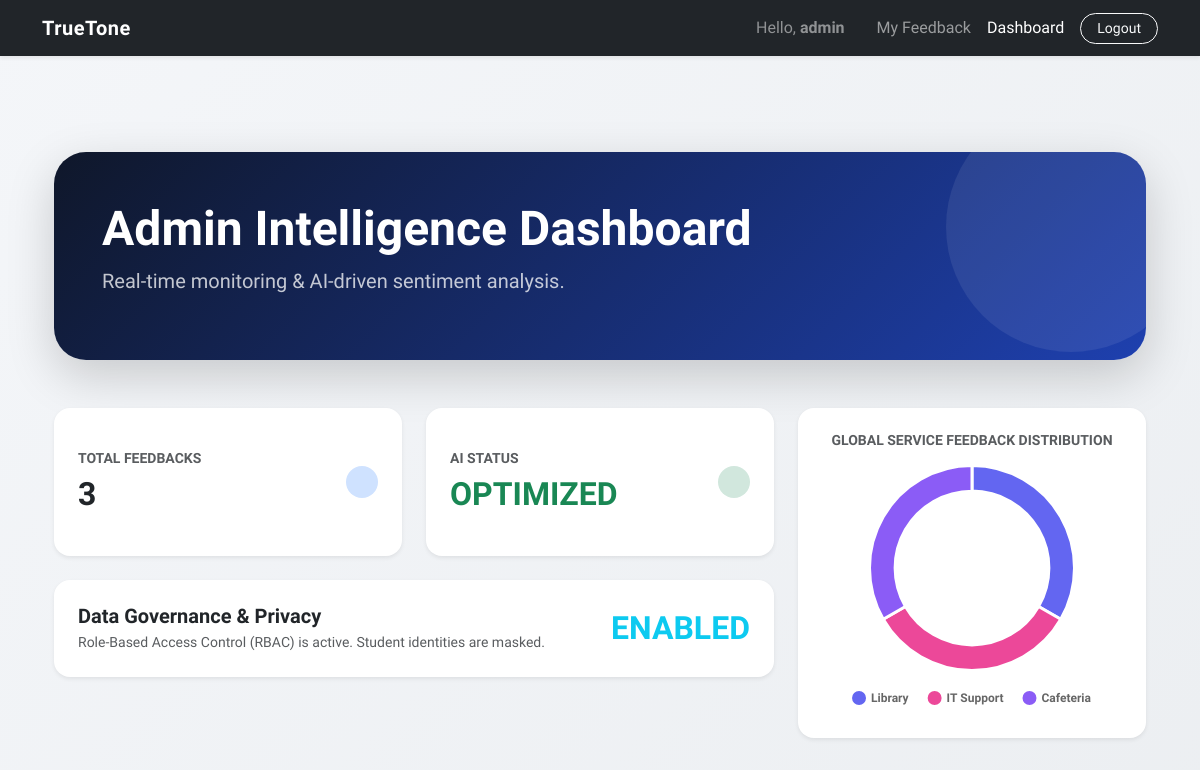
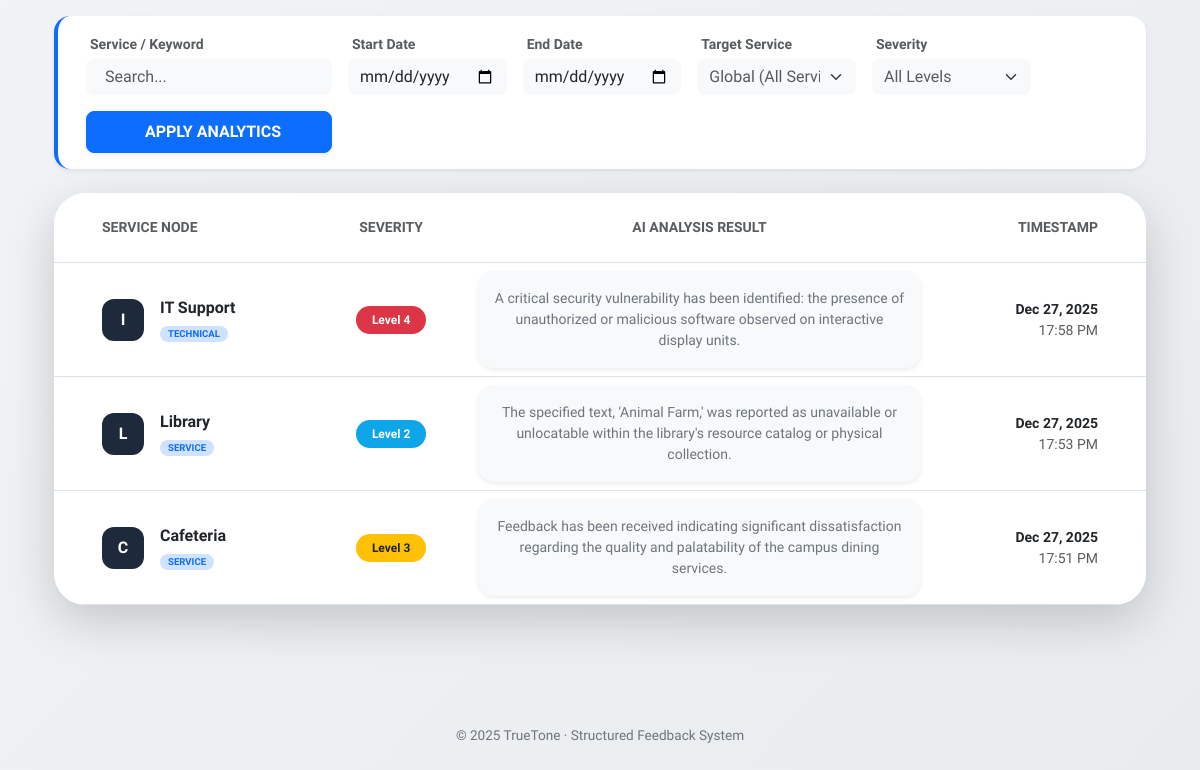
The page /feedback/dashboard/ (signed in) on the database as committed earlier (2 pictures, top to bottom).
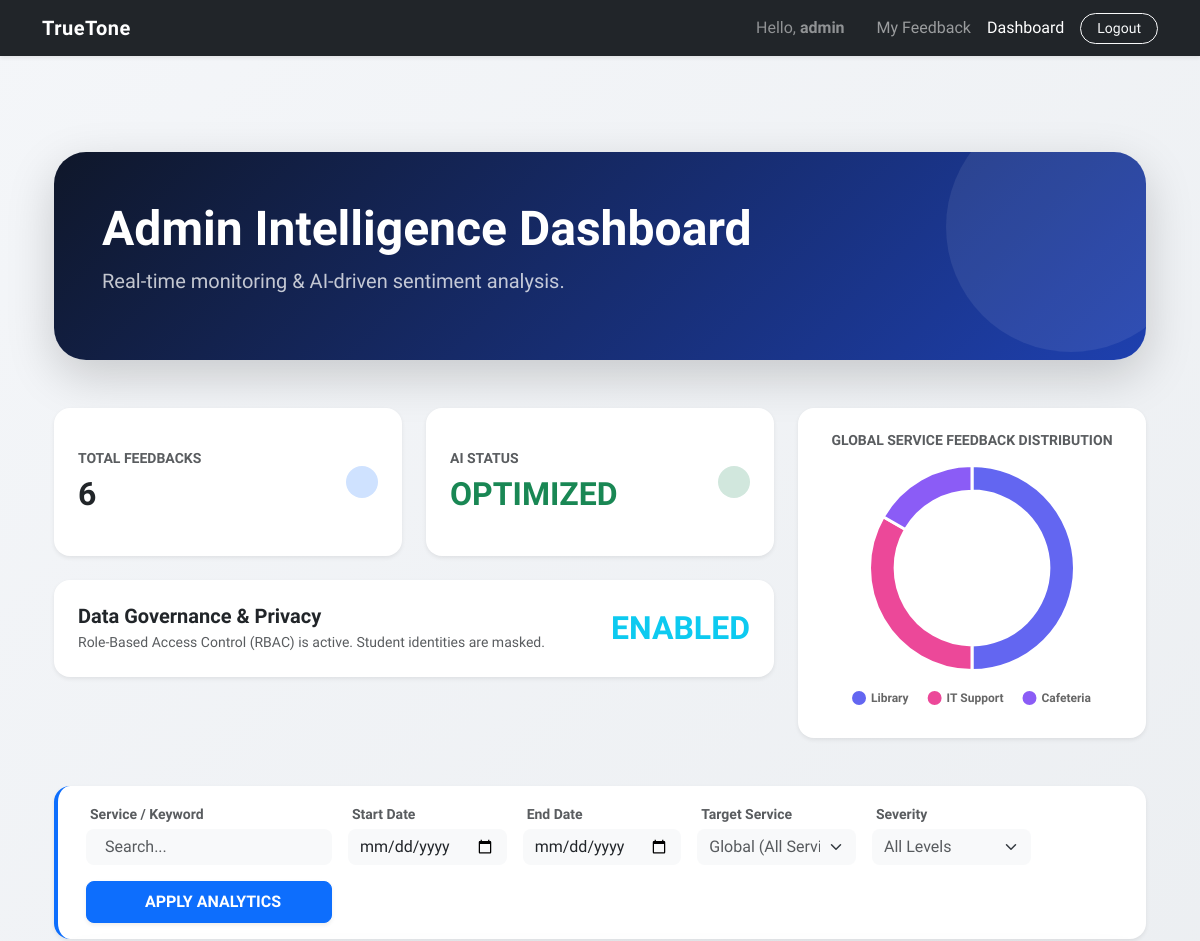
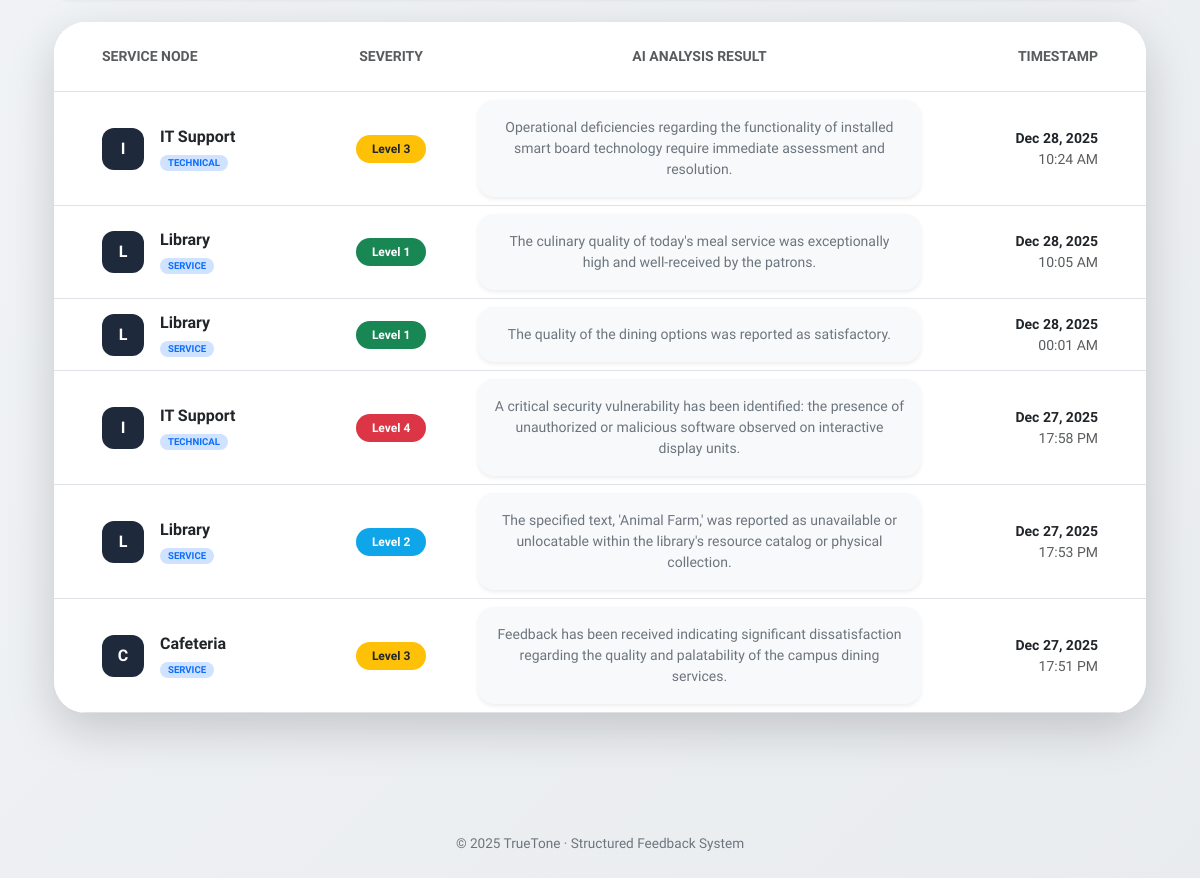
The same page on the database as committed later (2 pictures, top to bottom).
### feedback/models.py (models this page shows, shortened)
class Feedback(models.Model):
    CATEGORY_CHOICES = [
        ('technical', 'Technical'),
        ('service', 'Service'),
        ('staff', 'Staff'),
        ('other', 'Other'),
    ]
    SEVERITY_CHOICES = [
        (1, 'Low'),
        (2, 'Medium'),
        (3, 'High'),
        (4, 'Critical'),
    ]
    TONE_CHOICES = [
        ('aggressive', 'Aggressive'),
        ('neutral', 'Neutral'),
        ('polite', 'Polite'),
        ('disappointed', 'Disappointed'),
    ]
    INTENT_CHOICES = [
        ('complaint', 'Complaint'),
        ('suggestion', 'Suggestion'),
        ('praise', 'Praise'),
        ('question', 'Question'),
    ]
    user = models.ForeignKey(
        settings.AUTH_USER_MODEL,
        on_delete=models.CASCADE,
        related_name='feedbacks'
    )
    service = models.ForeignKey(
        'services.Service',
        on_delete=models.CASCADE,
        related_name='feedbacks'
    )
    raw_text = models.TextField(max_length=500, help_text="Original feedback text")
    normalized_text = models.TextField(blank=True, null=True, help_text="Normalized text")
    category = models.CharField(max_length=20, choices=CATEGORY_CHOICES, default='other')
    severity = models.IntegerField(choices=SEVERITY_CHOICES, default=1)
    tone = models.CharField(
        max_length=20,
        choices=TONE_CHOICES,
        help_text="Detected user tone"
    )
    intent = models.CharField(
        max_length=20,
        choices=INTENT_CHOICES,
        help_text="Detected user intent"
    )
    date = models.DateTimeField(auto_now_add=True)

### services/models.py (models this page shows, shortened)
class Service(models.Model):
    SERVICE_CATEGORIES = [
        ('education', 'Eğitim'),
        ('food', 'Beslenme/Yemek'),
        ('facility', 'Tesis/Altyapı'),
        ('it', 'Bilgi İşlem'),
    ]
    name = models.CharField(max_length=100)
    category = models.CharField(max_length=50, choices=SERVICE_CATEGORIES)
    description = models.TextField()
    owner = models.ForeignKey(
        settings.AUTH_USER_MODEL,
        on_delete=models.CASCADE,
        related_name='managed_services'
    )

### feedback/views.py (the view)
# urls.py: path('dashboard/', views.service_owner_dashboard, name='service_owner_dashboard'),
@login_required
def service_owner_dashboard(request):
    all_services = Service.objects.all() if request.user.is_superuser else None
    if request.user.is_superuser:
        feedbacks = Feedback.objects.all().order_by('-date')
    elif request.user.managed_services.exists():
        feedbacks = Feedback.objects.filter(service__owner=request.user).order_by('-date')
    else:
        return redirect('home')
    q = request.GET.get('q', '')
    start_date = request.GET.get('start_date', '')
    end_date = request.GET.get('end_date', '')
    severity_f = request.GET.get('severity', '')
    service_id_f = request.GET.get('service_filter', '')
    if q:
        feedbacks = feedbacks.filter(Q(raw_text__icontains=q) | Q(service__name__icontains=q))
    if start_date:
        feedbacks = feedbacks.filter(date__date__gte=parse_date(start_date))
    if end_date:
        feedbacks = feedbacks.filter(date__date__lte=parse_date(end_date))
    if severity_f:
        feedbacks = feedbacks.filter(severity=int(severity_f))
    if service_id_f:
        feedbacks = feedbacks.filter(service_id=service_id_f)
    if service_id_f or not request.user.is_superuser:
        chart_stats = feedbacks.values('severity').annotate(count=Count('id')).order_by('severity')
        labels = [f"Level {item['severity']}" for item in chart_stats]
        chart_title = "Severity Level Distribution"
    else:
        chart_stats = feedbacks.values('service__name').annotate(count=Count('id')).order_by('-count')
        labels = [item['service__name'] for item in chart_stats]
        chart_title = "Global Service Feedback Distribution"
    data = [item['count'] for item in chart_stats]
    return render(request, 'feedback/dashboard.html', {
        'feedbacks': feedbacks,
        'all_services': all_services,
        'labels': json.dumps(labels),
        'data': json.dumps(data),
        'chart_title': chart_title,
        'is_admin': request.user.is_superuser,
        'request': request
    })

### feedback/templates/feedback/dashboard.html (shortened to what the changed rows need)
{% extends "base.html" %}
{% block content %}
<link rel="stylesheet" href="https://cdnjs.cloudflare.com/ajax/libs/animate.css/4.1.1/animate.min.css"/>
<div class="container py-5">
    <div class="row mb-5 animate__animated animate__fadeIn">
        <div class="col-lg-12">
            <div class="main-banner p-5 rounded-5 border-0 shadow-lg text-white position-relative overflow-hidden text-start shadow-hover">
                <div class="position-relative z-index-2">
                    <h1 class="display-5 fw-bold mb-2">
                        {% if is_admin %}Admin Intelligence Dashboard{% else %}Service Analytics Dashboard{% endif %}
                    </h1>
                </div>
            </div>
        </div>
    </div>
    <div class="row g-4 mb-5 text-start d-flex align-items-stretch">
        <div class="col-md-8">
            <div class="row g-4 h-100">
                <div class="col-md-6">
                    <div class="card h-100 border-0 shadow-sm rounded-4 stat-card-premium bg-white p-4 hover-lift d-flex flex-column justify-content-center">
                        <div class="d-flex align-items-center justify-content-between">
                            <div>
                                <h6 class="text-muted small fw-bold text-uppercase mb-2">Total Feedbacks</h6>
                                <h2 class="fw-black text-dark mb-0">{{ feedbacks|length }}</h2>
                            </div>
                        </div>
                    </div>
                </div>
                <div class="col-md-6">
                    <div class="card h-100 border-0 shadow-sm rounded-4 stat-card-premium bg-white p-4 hover-lift d-flex flex-column justify-content-center">
                        <div class="d-flex align-items-center justify-content-between">
                            <div>
                                <h2 class="fw-black text-success mb-0">OPTIMIZED</h2>
                            </div>
                        </div>
                    </div>
                </div>
                <div class="col-md-12">
                    <div class="card border-0 shadow-sm rounded-4 stat-card-premium bg-white p-4 hover-lift d-flex flex-column justify-content-center">
                        <div class="d-flex align-items-center justify-content-between">
                            <h2 class="fw-black text-info mb-0 ms-3">ENABLED</h2>
                        </div>
                    </div>
                </div>
            </div>
        </div>
        <div class="col-md-4">
            <div class="card h-100 border-0 shadow-sm rounded-4 bg-white p-4 text-center hover-lift d-flex flex-column shadow-hover">
                <div class="flex-grow-1 d-flex align-items-center justify-content-center">
                    <canvas id="dynamicChart" style="max-height: 250px; width: 100%;"></canvas>
                </div>
            </div>
        </div>
    </div>
    <div class="card border-0 shadow-lg rounded-5 overflow-hidden animate__animated animate__slideInUp">
        <div class="table-responsive">
            <table class="table table-hover align-middle mb-0">
                <thead class="bg-light">
                    <tr>
                        <th class="ps-5 py-4 text-muted small fw-bold text-uppercase">Service Node</th>
                        <th class="py-4 text-muted small fw-bold text-uppercase text-center">Severity</th>
                        <th class="py-4 text-muted small fw-bold text-uppercase text-center" style="width: 45%;">AI Analysis Result</th>
                        <th class="pe-5 py-4 text-muted small fw-bold text-uppercase text-end">Timestamp</th>
                    </tr>
                </thead>
                <tbody>
                    {% for fb in feedbacks %}
                    <tr class="hover-row-glow transition-all">
                        <td class="ps-5">
                            <div class="d-flex align-items-center">
                                <div class="avatar-icon text-white">{{ fb.service.name|slice:":1" }}</div>
                                <div class="ms-3">
                                    <div class="fw-bold text-dark">{{ fb.service.name }}</div>
                                    <small class="badge bg-primary-subtle text-primary rounded-pill px-2" style="font-size: 0.6rem;">{{ fb.category|upper }}</small>
                                </div>
                            </div>
                        </td>
                        <td class="text-center">
                            <span class="badge rounded-pill px-3 py-2
                                {% if fb.severity >= 4 %} bg-danger
                                {% elif fb.severity == 3 %} bg-warning text-dark
                                {% elif fb.severity == 2 %} bg-info-custom text-white
                                {% else %} bg-success {% endif %}">
                                Level {{ fb.severity }}
                            </span>
                        </td>
                        <td class="text-center px-4">
                            <div class="p-3 rounded-4 bg-light border-0 ai-bubble shadow-sm w-100 transition-all">
                                <p class="mb-0 text-secondary small italic">
                                    {{ fb.normalized_text|default:fb.raw_text|truncatechars:180 }}
                                </p>
                            </div>
                        </td>
                        <td class="pe-5 text-end small">
                            <div class="fw-bold text-dark">{{ fb.date|date:"M d, Y" }}</div>
                            <div class="text-muted">{{ fb.date|date:"H:i A" }}</div>
                        </td>
                    </tr>
                    {% empty %}
                    <tr><td colspan="4" class="py-5 text-center text-muted">No data available for the current selection.</td></tr>
                    {% endfor %}
                </tbody>
            </table>
        </div>
    </div>
</div>
<script>
    document.addEventListener('DOMContentLoaded', function() {
        const ctx = document.getElementById('dynamicChart').getContext('2d');
        const rawLabels = {{ labels|safe }};
        // Severity seviyelerine göre sabit renkler tanımlıyoruz
        const severityPalette = {
            'Level 4': '#ef4444', // Red
            'Level 3': '#f59e0b', // Amber
            'Level 2': '#0ea5e9', // Blue
            'Level 1': '#10b981'  // Emerald
        };
        // Servis dağılımı (Admin Global View) için canlı ve zıt renk paleti
        const servicePalette = [
            '#6366f1', // Indigo
            '#ec4899', // Pembe
            '#8b5cf6', // Mor
            '#f97316', // Turuncu
            '#06b6d4', // Turkuaz
            '#10b981'  // Emerald Yeşil
        ];
        // Renk atama mantığı
        const backgroundColors = rawLabels.map((label, index) =>
            severityPalette[label] || servicePalette[index % servicePalette.length]
        );
        new Chart(ctx, {
            type: 'doughnut',
            data: {
                labels: rawLabels,
                datasets: [{
                    data: {{ data|safe }},
                    backgroundColor: backgroundColors,
                    borderWidth: 3,
                    borderColor: '#ffffff',
                    hoverOffset: 25
                }]
            },
            options: {
                responsive: true,
                maintainAspectRatio: false,
                plugins: {
                    legend: {
                        position: 'bottom',
                        labels: {
                            usePointStyle: true,
                            font: { size: 12, weight: '600', family: 'Plus Jakarta Sans' },
                            padding: 20,
                            font: { size: 12, weight: '600', family: 'Plus Jakarta Sans' }
                        }
                    }
                },
                cutout: '75%',
                // Animasyon ekleyerek hocanın istediği şıklığı sağlıyoruz
                animation: {
                    animateScale: true,
                    animateRotate: true
                }
            }
        });
    });
</script>
{% endblock %}

Rows that differ between the two databases and show on the page:
added Feedback: service.name "I", service.name "IT Support", category "TECHNICAL", severity "3", normalized_text "Operational deficiencies regarding the functionality of installed smart board technology require immediate assessment and resolution.", date "Dec 28, 2025", date "10:24 AM"
added Feedback: service.name "L", service.name "Library", category "SERVICE", severity "1", normalized_text "The culinary quality of today's meal service was exceptionally high and well-received by the patrons.", date "Dec 28, 2025", date "10:05 AM"
added Feedback: service.name "L", service.name "Library", category "SERVICE", severity "1", normalized_text "The quality of the dining options was reported as satisfactory.", date "Dec 28, 2025", date "00:01 AM"
Other text that changed with them:
{{ feedbacks|length }}: "3" → "6"
chart data {{ data|safe }}: [1, 1, 1] → [3, 2, 1]
